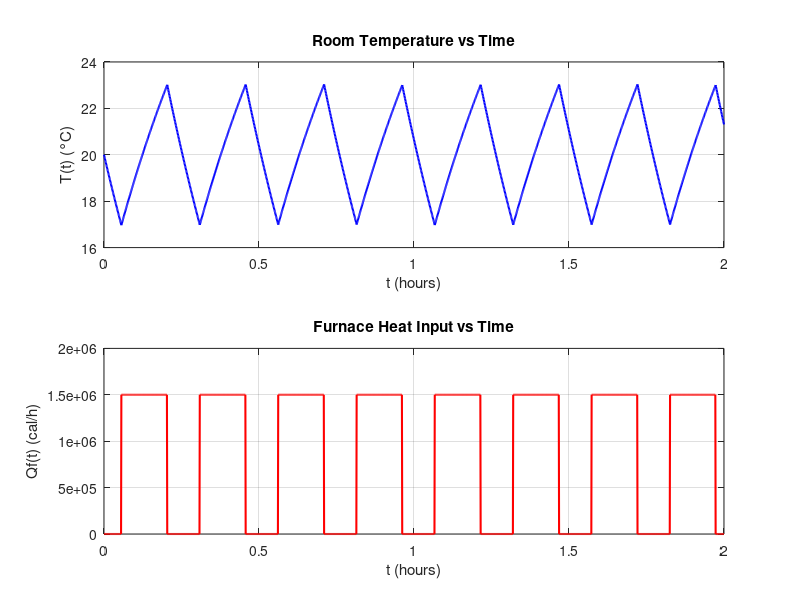
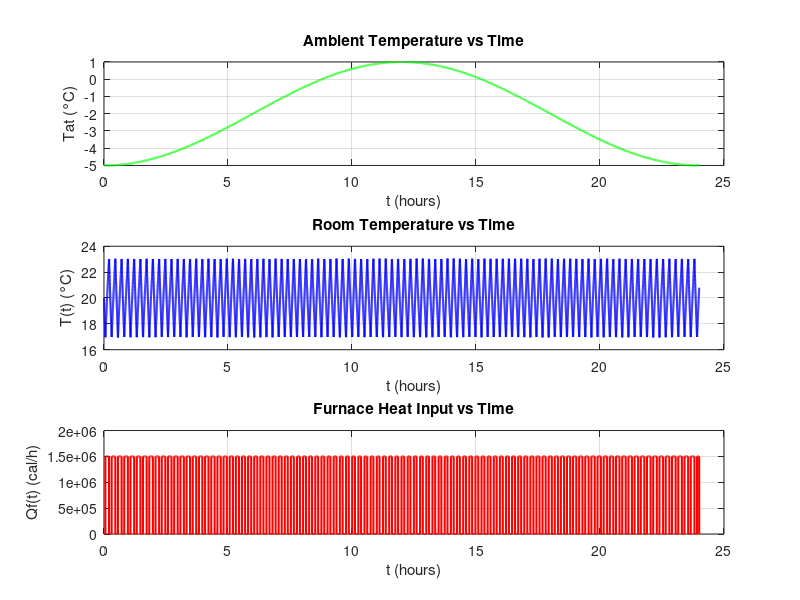

MATLAB code to generate these figures, in order:
%% Given Parameters
cp = 0.17;               % Heat capacity of air
rho = 1190;              % Density of air
UA = 35e3;               % Overall heat transfer coefficient
V = 75;                  % Volume of the room
Ta = -5.0;               % Ambient temperature
Qf_on = 1.5e6;           % Furnace heat input
T_initial = 20;          % Initial temperature

%% Problem 2.2

% Define Time Array
dt = 0.001;              
t_end = 2;               
t = 0:dt:t_end;         
N = length(t);           

% Variables
T = zeros(1, N);         
Qf = zeros(1, N);        
T(1) = T_initial;

% Explicit Euler Method
for n = 1:N-1
    % Value of Qf based on definition provided
    if T(n) < 17
        Qf(n) = Qf_on;   
    elseif T(n) > 23
        Qf(n) = 0;       
    else
        if n == 1
            Qf(n) = 0;   
        else
            Qf(n) = Qf(n-1); 
        end
    end
    
    % Provided differential equation
    dTdt = (Qf(n) - UA * (T(n) - Ta)) / (rho * V * cp);
    % One step of univariate Euler's method with fixed time step dt as
    % defined earlier
    T(n+1) = T(n) + dt * dTdt;
end

% Question 2.2
% Plot
figure;

subplot(2, 1, 1);
plot(t, T, 'b', 'LineWidth', 1.5);
xlabel('t (hours)');
ylabel('T(t) (°C)');
title('Room Temperature vs Time');
grid on;

subplot(2, 1, 2);
plot(t, Qf, 'r', 'LineWidth', 1.5);
xlabel('t (hours)');
ylabel('Qf(t) (cal/h)');
title('Furnace Heat Input vs Time');
grid on;

saveas(gcf, 'Figures/figure22.png');

%% Question 2.3
furnace_on_indices = Qf == Qf_on;
t_On = sum(furnace_on_indices) * dt;
fprintf('The furnace was ON for %.3f hours.\n', t_On);

%% Question 2.4
% Redefine Time Period and Variables
dt = 0.001;              
t_end = 24;               
t = 0:dt:t_end;         
N = length(t);   
T = zeros(1, N);         
Qf = zeros(1, N);        
T(1) = T_initial;

% Redefine Ta
Tat = -2 -3 * cos(pi*t/12);

% Rerun Explicit Euler's Method with Ta(t)
for n = 1:N-1
    % Value of Qf based on definition provided
    if T(n) < 17
        Qf(n) = Qf_on;   
    elseif T(n) > 23
        Qf(n) = 0;       
    else
        if n == 1
            Qf(n) = 0;   
        else
            Qf(n) = Qf(n-1); 
        end
    end
    
    % Provided differential equation
    dTdt = (Qf(n) - UA * (T(n) - Tat(n))) / (rho * V * cp);
    % One step of univariate Euler's method with fixed time step dt as
    % defined earlier
    T(n+1) = T(n) + dt * dTdt;
end

% Plot
figure;

subplot(3, 1, 1);
plot(t, Tat, 'g', 'LineWidth', 1.5);
xlabel('t (hours)');
ylabel('Tat (°C)');
title('Ambient Temperature vs Time');
grid on;

subplot(3, 1, 2);
plot(t, T, 'b', 'LineWidth', 1.5);
xlabel('t (hours)');
ylabel('T(t) (°C)');
title('Room Temperature vs Time');
grid on;

subplot(3, 1, 3);
plot(t, Qf, 'r', 'LineWidth', 1.5);
xlabel('t (hours)');
ylabel('Qf(t) (cal/h)');
title('Furnace Heat Input vs Time');
grid on;

saveas(gcf, 'Figures/figure24.png');
